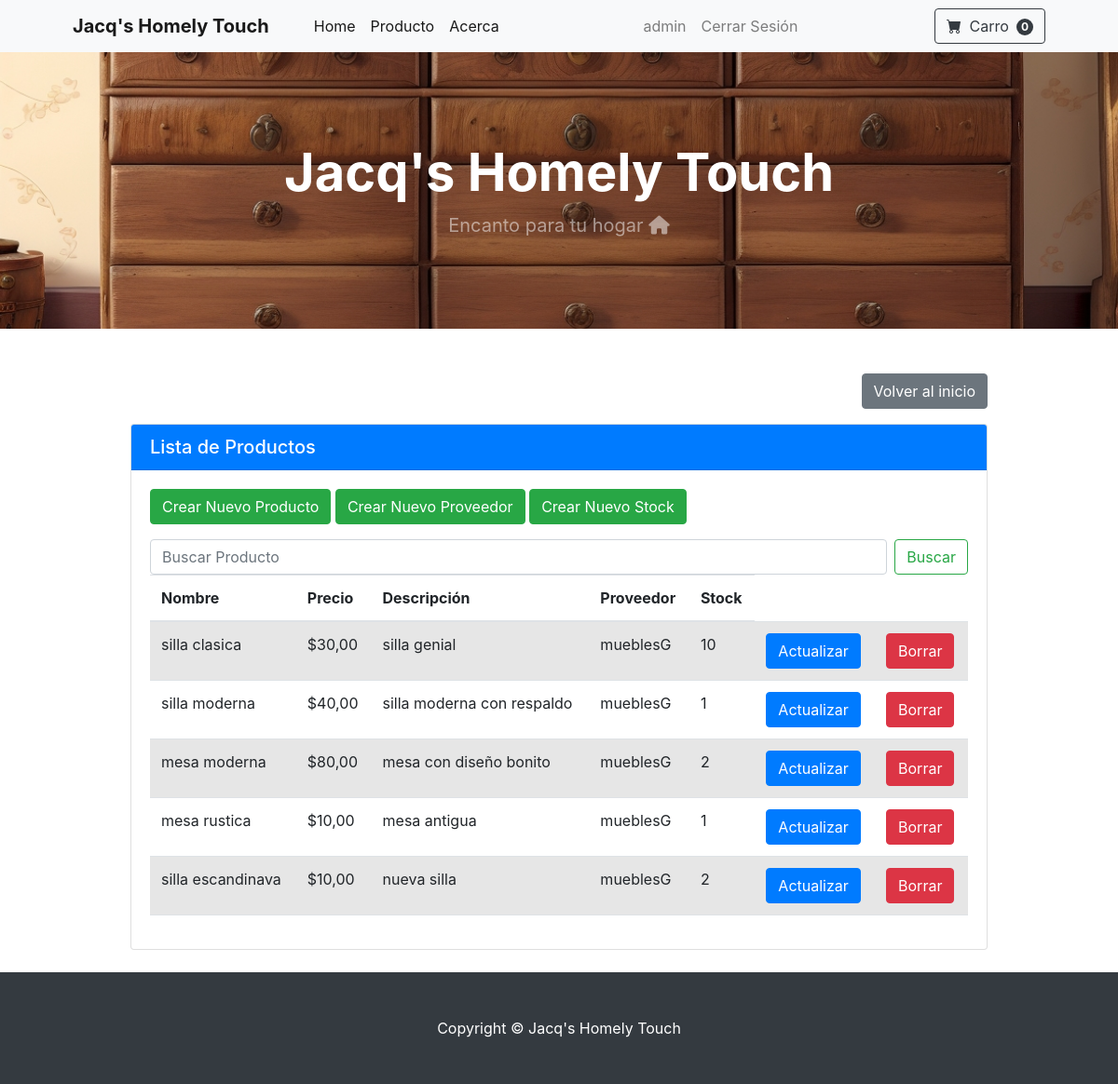
The app's page /producto/ (signed in), older data.
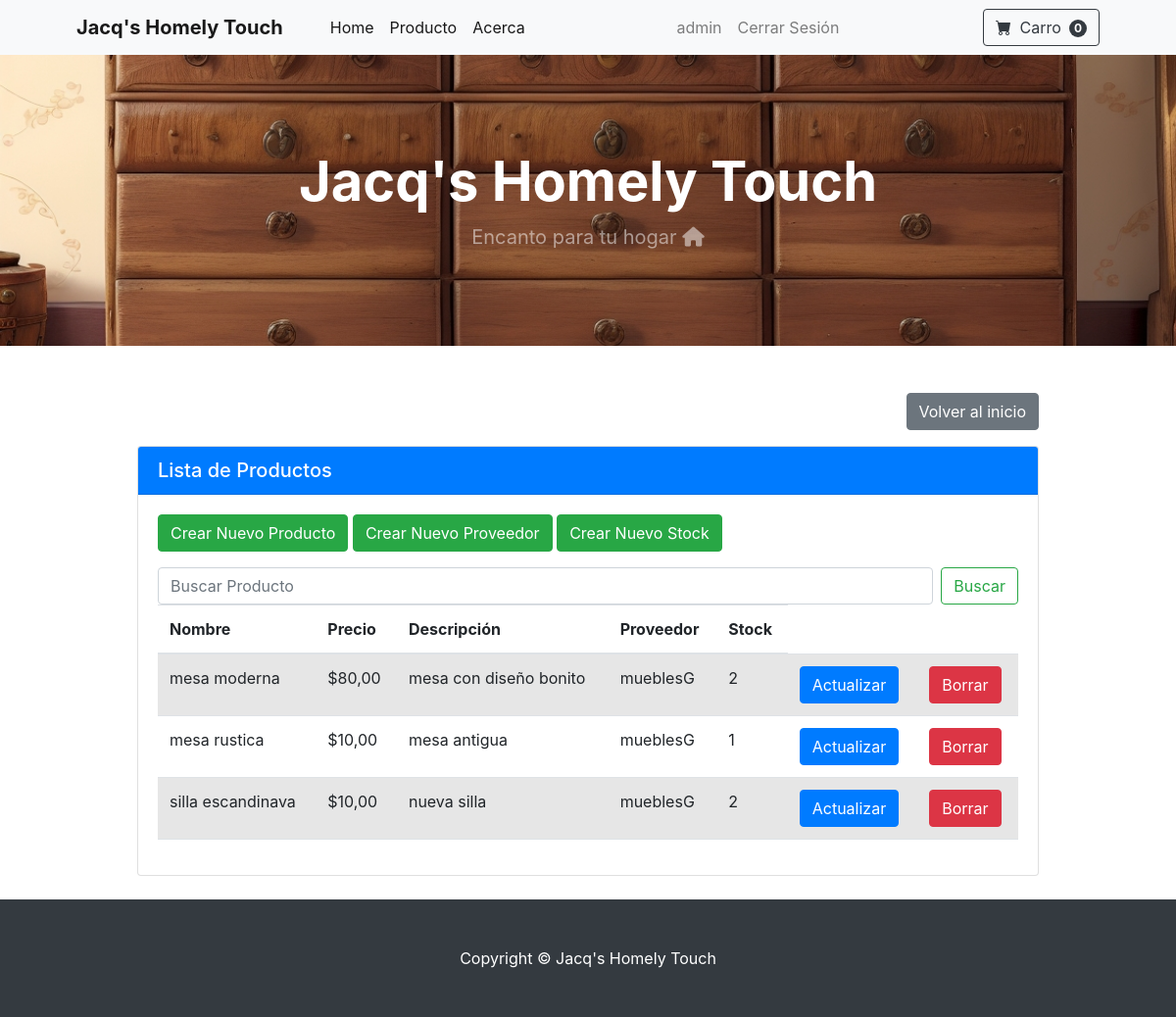
The same page, newer data.
### producto/models.py (models this page shows, shortened)
class Producto(models.Model):
    nombre = models.CharField(max_length=100)
    precio = models.DecimalField(max_digits=10, decimal_places=2)
    descripcion = models.TextField()
    foto = models.ImageField(upload_to='static/producto/img/')
    proveedor = models.ForeignKey(Proveedor, on_delete=models.CASCADE)
    stock = models.PositiveIntegerField(default=0)

class Proveedor(models.Model):
    nombre = models.CharField(max_length=100)
    direccion = models.CharField(max_length=200)
    def __str__(self):
        return self.nombre

### producto/views.py (the view)
# urls.py: path("", views.home, name="index"),
@user_passes_test(es_admin, login_url='cliente:login')
def index(request):
    form = BuscarForm()
    productos = Producto.objects.all()
    if request.method == 'POST':
        form = BuscarForm(request.POST)
        if form.is_valid():
            nombre = form.cleaned_data['nombre']
            productos = productos.filter(nombre__icontains=nombre)
    return render(request, 'producto/index.html', {'productos': productos, 'form': form})

### producto/forms.py
class BuscarForm(forms.Form):
    nombre = forms.CharField()

### producto/views.py (called while the page is built)
def es_admin(user):
    return user.is_superuser

### producto/templates/producto/index.html (shortened to what this page needs)
{% extends 'core/base.html' %}
{% block contenido %}
    <div class="container mt-5">
        <div class="row justify-content-center">
            <div class="col-md-10">
                <div class="text-right mb-3">
                    <a href="{% url 'core:index' %}" class="btn btn-secondary">Volver al inicio</a>
                </div>
                <div class="card mb-4">
                    <div class="card-header bg-primary text-white">
                        <h5 class="mb-0">Lista de Productos</h5>
                    </div>
                    <div class="card-body">
                        <a href="{% url 'producto:crear_producto' %}" class="btn btn-success mb-3">Crear Nuevo Producto</a>
                        <a href="{% url 'producto:crear_proveedor' %}" class="btn btn-success mb-3">Crear Nuevo Proveedor</a>
                        <a href="{% url 'producto:crear_stock' %}" class="btn btn-success mb-3">Crear Nuevo Stock</a>
                        <form class="d-flex" method="post">
                            <input class="form-control me-2" type="search" name="nombre" placeholder="Buscar Producto" aria-label="Search">
                            <button class="btn btn-outline-success" type="submit">Buscar</button>
                        </form>
                        <table class="table table-striped">
                            <thead>
                                <tr>
                                    <th>Nombre</th>
                                    <th>Precio</th>
                                    <th>Descripción</th>
                                    <th>Proveedor</th>
                                    <th>Stock</th>
                                </tr>
                            </thead>
                            <tbody>
                                {% for producto in productos %}
                                    <tr>
                                        <td>{{ producto.nombre }}</td>
                                        <td>${{ producto.precio }}</td>
                                        <td>{{ producto.descripcion }}</td>
                                        <td>{{ producto.proveedor }}</td>
                                        <td>{{ producto.stock }}</td>
                                        <td>
                                            <a href="{% url 'producto:actualizar_producto' pk=producto.pk %}" class="btn btn-primary">Actualizar</a>
                                        </td>
                                        <td>
                                            <form action="{% url 'producto:borrar_producto' pk=producto.pk %}" method="post">
                                                <button type="submit" class="btn btn-danger" onclick="return confirm('¿Estás seguro de que deseas eliminar este producto?')">Borrar</button>
                                            </form>
                                        </td>
                                    </tr>
                                {% endfor %}
                            </tbody>
                        </table>
                    </div>
                </div>
            </div>
        </div>
    </div>
{% endblock contenido %}

### core/templates/core/base.html (shortened to what this page needs)
{% load static %}
<!DOCTYPE html>
<!DOCTYPE html>
<html lang="en">
    <head>
        <link href="https://cdn.jsdelivr.net/npm/bootstrap-icons@1.5.0/font/bootstrap-icons.css" rel="stylesheet" />
        <link href="https://cdn.jsdelivr.net/npm/bootstrap@5.2.3/dist/css/bootstrap.min.css" rel="stylesheet">
        <link href="{% static 'core/css/styles.css' %}" rel="stylesheet" />
        <link rel="stylesheet" href="https://stackpath.bootstrapcdn.com/bootstrap/4.5.2/css/bootstrap.min.css">
    </head>
<body>
    {% block navbar %}
        {% include 'core/navbar.html' %}
    {% endblock navbar %}
    {% block header %}
        {% include 'core/header.html' %}
    {% endblock header %}
    {% block contenido %}
    {% endblock contenido %}
    {% block footer %}
        {% include 'core/footer.html' %}
    {% endblock footer %}
</body>
</html>

### core/templates/core/navbar.html (shortened to what this page needs)
<nav class="navbar navbar-expand-lg navbar-light bg-light">
    <div class="container px-4 px-lg-5">
        <a class="navbar-brand" href="{% url 'core:index' %}">
            <strong>Jacq's Homely Touch</strong>
        </a>
        <div class="collapse navbar-collapse" id="navbarSupportedContent">
            <ul class="navbar-nav me-auto mb-2 mb-lg-0 ms-lg-4">
                <li class="nav-item"><a class="nav-link active" aria-current="page" href="{% url 'core:index' %}">Home</a></li>
                <li class="nav-item"><a class="nav-link active" aria-current="page" href="{% url 'producto:index' %}">Producto</a></li>
                <li class="nav-item"><a class="nav-link active" aria-current="page" href="{% url 'core:about' %}">Acerca</a></li>
            </ul>
            <ul class="navbar-nav mr-auto">
                {% if user.is_authenticated %}
                    <li class="nav-item">
                        <a class="nav-link" href="#">{{ user.username }}</a>
                    </li>
                    <li class="nav-item">
                        <a class="nav-link" href="{% url 'cliente:logout' %}">Cerrar Sesión</a>
                    </li>
                {% else %}
                    <li class="nav-item"><a class="nav-link" href="{% url 'cliente:registro' %}">Registrarse</a></li>
                    <li class="nav-item"><a class="nav-link" href="{% url 'cliente:login' %}">Iniciar Sesión</a></li>
                {% endif %}
            </ul>
            <form class="d-flex">
                <button class="btn btn-outline-dark" type="submit">
                    <i class="bi-cart-fill me-1"></i>
                    Carro
                    <span class="badge bg-dark text-white ms-1 rounded-pill">0</span>
                </button>
            </form>
        </div>
    </div>
</nav>

### core/templates/core/header.html
{% load static %}
<header class="bg-dark py-5" style="background-image: url('{% static 'core/img/main.webp' %}'); background-size: cover; background-position: center;">
    <link href="https://cdnjs.cloudflare.com/ajax/libs/font-awesome/6.0.0-beta3/css/all.min.css" rel="stylesheet">
    <div class="container px-4 px-lg-5 my-5">
        <div class="text-center text-white">
            <h1 class="display-4 fw-bolder">Jacq's Homely Touch</h1>
            <p class="lead fw-normal text-white-50 mb-0">Encanto para tu hogar <i class="fas fa-home"></i>
            </p>
        </div>
    </div>
</header>

### core/templates/core/footer.html
<footer class="py-5 bg-dark">
    <div class="container"><p class="m-0 text-center text-white">Copyright &copy; Jacq's Homely Touch</p></div>
</footer>

Row changes from the older to the newer data that the page shows:
removed Producto: nombre "silla clasica", precio "30,00", descripcion "silla genial", proveedor "mueblesG", stock "10"
removed Producto: nombre "silla moderna", precio "40,00", descripcion "silla moderna con respaldo", proveedor "mueblesG", stock "1"
